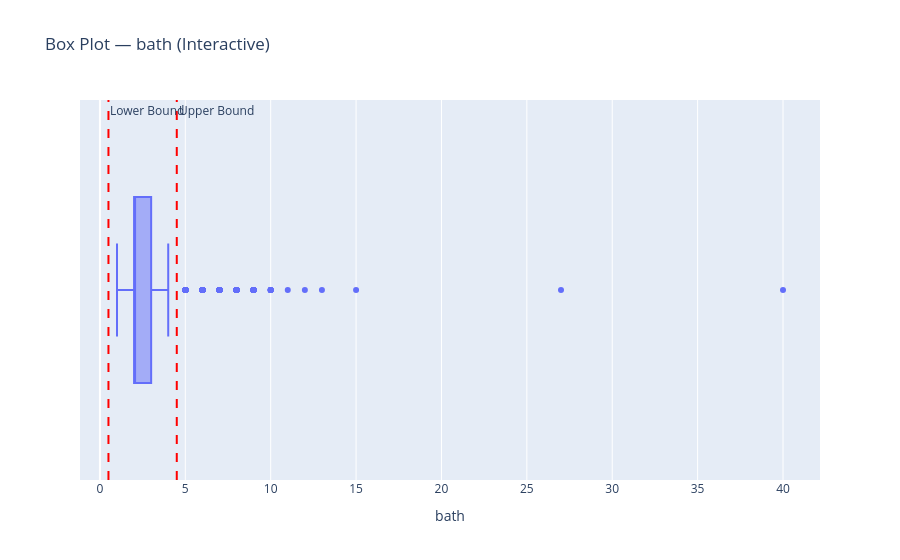

Notebook source saved alongside this figure:
### Code cell
Q1 = df['bath'].quantile(0.25)
Q3 = df['bath'].quantile(0.75)
IQR = Q3 - Q1
lower, upper = Q1 - 1.5 * IQR, Q3 + 1.5 * IQR

outliers_iqr = df[(df['bath'] < lower) | (df['bath'] > upper)]

print(f'IQR outliers in bath: {len(outliers_iqr)}')

fig = px.box(
    df,
    x='bath',
    points='outliers', 
    title='Box Plot — bath (Interactive)'
)

fig.add_vline(x=lower, line_dash="dash", line_color="red", annotation_text="Lower Bound")
fig.add_vline(x=upper, line_dash="dash", line_color="red", annotation_text="Upper Bound")

fig.update_layout(
    xaxis_title="bath",
)

fig.show()

### Figure 1 — Plotly figure (JSON) as saved in the notebook; plotly's stock layout.template omitted (floating-point values rounded to 4 significant figures; data arrays with more than 128 entries replaced by an {"elided": "..."} marker saying what was removed)
{"data": [{"alignmentgroup": "True", "boxpoints": "outliers", "hovertemplate": "bath=%{x}<extra></extra>", "legendgroup": "", "marker": {"color": "#636efa"}, "name": "", "notched": false, "offsetgroup": "", "orientation": "h", "showlegend": false, "type": "box", "x": {"elided": "12143 float values"}, "x0": " ", "xaxis": "x", "y0": " ", "yaxis": "y"}], "layout": {"annotations": [{"showarrow": false, "text": "Lower Bound", "x": 0.5, "xanchor": "left", "xref": "x", "y": 1, "yanchor": "top", "yref": "y domain"}, {"showarrow": false, "text": "Upper Bound", "x": 4.5, "xanchor": "left", "xref": "x", "y": 1, "yanchor": "top", "yref": "y domain"}], "boxmode": "group", "legend": {"tracegroupgap": 0}, "shapes": [{"line": {"color": "red", "dash": "dash"}, "type": "line", "x0": 0.5, "x1": 0.5, "xref": "x", "y0": 0, "y1": 1, "yref": "y domain"}, {"line": {"color": "red", "dash": "dash"}, "type": "line", "x0": 4.5, "x1": 4.5, "xref": "x", "y0": 0, "y1": 1, "yref": "y domain"}], "title": {"text": "Box Plot — bath (Interactive)"}, "xaxis": {"anchor": "y", "domain": [0, 1], "title": {"text": "bath"}}, "yaxis": {"anchor": "x", "domain": [0, 1]}}}
